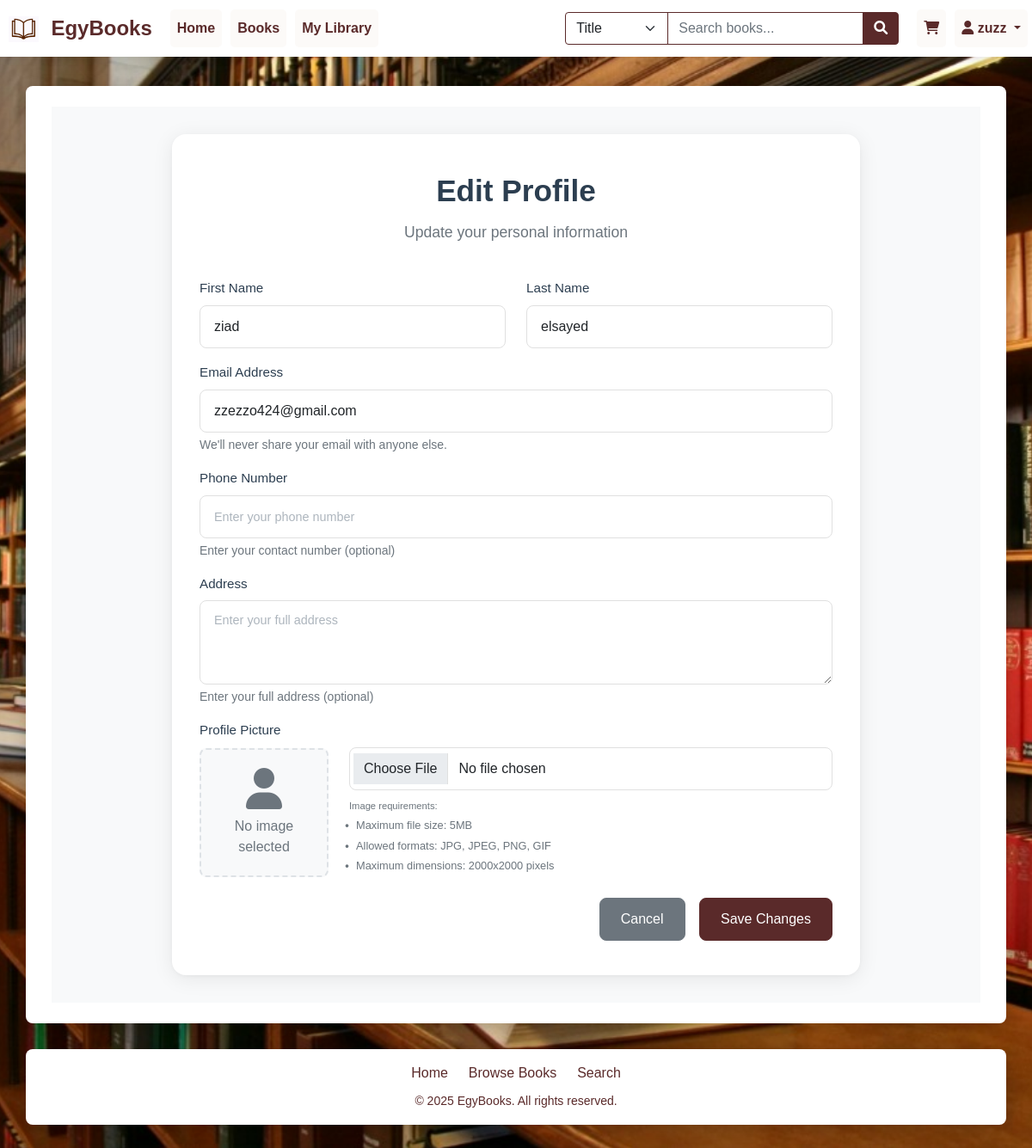
/users/profile/edit/ (signed in), run on the app's committed database.
### users/models.py (models this page shows, shortened)
class User(AbstractUser):
    email = models.EmailField(_('email address'), unique=True)
    bio = models.TextField(blank=True)
    date_of_birth = models.DateField(null=True, blank=True)
    created_at = models.DateTimeField(auto_now_add=True)
    updated_at = models.DateTimeField(auto_now=True)
    USERNAME_FIELD = 'email'
    REQUIRED_FIELDS = ['username']
    class Meta:
        verbose_name = _('user')
        verbose_name_plural = _('users')

class UserProfile(models.Model):
    user = models.OneToOneField(
        User,
        on_delete=models.CASCADE,
        related_name='profile',
        unique=True  # Explicitly enforce uniqueness
    )
    phone_number = models.CharField(max_length=15, blank=True)
    address = models.TextField(blank=True)
    profile_picture = models.ImageField(upload_to='profile_pictures/', blank=True, null=True)
    created_at = models.DateTimeField(auto_now_add=True)
    updated_at = models.DateTimeField(auto_now=True)
    class Meta:
        verbose_name = _('user profile')
        verbose_name_plural = _('user profiles')

### users/views.py (the view, shortened to what this page needs)
# urls.py: path('profile/edit/', views.EditProfileView.as_view(), name='profile_edit'),
class EditProfileView(LoginRequiredMixin, TemplateView):
    template_name = 'users/edit_profile.html'
    login_url = 'users:login'
    def get(self, request, *args, **kwargs):
        form = UserAndProfileForm(instance=request.user.profile, user=request.user)
        return render(request, self.template_name, {'form': form})

### users/templates/users/edit_profile.html (shortened to what this page needs)
{% extends 'base.html' %}
{% load static %}
{% block content %}
<div class="edit-profile-section">
    <div class="edit-profile-card">
        <div class="edit-profile-title">Edit Profile</div>
        <div class="edit-profile-subtitle">Update your personal information</div>
        <form method="post" enctype="multipart/form-data" class="needs-validation" novalidate id="editProfileForm">
            <div class="row">
                <div class="col-md-6 mb-3">
                    <label for="id_first_name" class="form-label">First Name</label>
                    {{ form.first_name }}
                </div>
                <div class="col-md-6 mb-3">
                    <label for="id_last_name" class="form-label">Last Name</label>
                    {{ form.last_name }}
                </div>
            </div>
            <div class="mb-3">
                <label for="id_email" class="form-label">Email Address</label>
                <input type="email" name="email" id="id_email" value="{{ form.email.value|default:'' }}" class="form-control{% if form.email.errors %} is-invalid{% endif %}" required>
                <div class="form-text">We'll never share your email with anyone else.</div>
            </div>
            <div class="mb-3">
                <label for="id_phone_number" class="form-label">Phone Number</label>
                {{ form.phone_number }}
                <div class="form-text">Enter your contact number (optional)</div>
            </div>
            <div class="mb-3">
                <label for="id_address" class="form-label">Address</label>
                {{ form.address }}
                <div class="form-text">Enter your full address (optional)</div>
            </div>
            <div class="mb-4">
                <label class="form-label">Profile Picture</label>
                <div class="profile-picture-section">
                    <div class="profile-picture-preview" id="imagePreview">
                        {% if form.instance.profile_picture %}
                            <img src="{{ form.instance.profile_picture.url }}" alt="Current Profile Picture" class="img-fluid" id="previewImage">
                        {% else %}
                            <div class="preview-placeholder">
                                <i class="fas fa-user fa-3x mb-2"></i>
                                <div>No image selected</div>
                            </div>
                        {% endif %}
                    </div>
                    <div class="profile-picture-upload">
                        {{ form.profile_picture }}
                        <div class="upload-requirements">
                            <small>Image requirements:</small>
                            <ul>
                                <li>Maximum file size: 5MB</li>
                                <li>Allowed formats: JPG, JPEG, PNG, GIF</li>
                                <li>Maximum dimensions: 2000x2000 pixels</li>
                            </ul>
                        </div>
                    </div>
                </div>
            </div>
            <div class="text-end mt-4">
                <a href="{% url 'users:profile' %}" class="btn btn-secondary">Cancel</a>
                <button type="submit" class="btn btn-primary" id="submitButton">Save Changes</button>
            </div>
        </form>
    </div>
</div>
{% endblock %}

### books/templates/base.html (shortened to what this page needs)
{% load static %}
<!DOCTYPE html>
<html lang="en">
<head>
    <link href="https://cdn.jsdelivr.net/npm/bootstrap@5.1.3/dist/css/bootstrap.min.css" rel="stylesheet">
    <link href="https://cdnjs.cloudflare.com/ajax/libs/font-awesome/6.0.0/css/all.min.css" rel="stylesheet">
    <link href="{% static 'css/style.css' %}" rel="stylesheet">
</head>
<body data-is-admin="{% if user.is_staff %}true{% else %}false{% endif %}" class="{% if user.is_authenticated %}authenticated{% endif %}">
    <div class="container-fluid px-0">
        <nav class="navbar navbar-expand-lg navbar-dark">
            <div class="container-fluid px-0">
                <a class="navbar-brand" href="{% url 'books:home' %}">
                    <img src="{% static 'images/logo.png' %}" alt="EgyBooks Logo" height="30" class="d-inline-block align-text-top me-2">
                    EgyBooks
                </a>
                <div class="collapse navbar-collapse" id="navbarNav">
                <ul class="navbar-nav me-auto">
                    <li class="nav-item">
                        <a class="nav-link" href="{% url 'books:home' %}">Home</a>
                    </li>
                    <li class="nav-item">
                        <a class="nav-link" href="{% url 'books:book_list' %}">Books</a>
                    </li>
                    {% if user.is_authenticated %}
                    <li class="nav-item">
                        <a class="nav-link" href="{% url 'library:my_books' %}">My Library</a>
                    </li>
                    {% endif %}
                </ul>
                <form class="d-flex me-3" action="{% url 'books:search' %}" method="get">
                    <div class="input-group">
                        <select class="form-select" name="search_type" style="max-width: 120px;">
                            <option value="title" selected>Title</option>
                        </select>
                        <input class="form-control" type="search" name="q" placeholder="Search books..." required>
                        <button class="btn btn-search" type="submit" style="background-color: #5A2A2A; color: white;">
                            <i class="fas fa-search"></i>
                        </button>
                    </div>
                </form>
                <ul class="navbar-nav">
                    {% if user.is_authenticated %}
                        <li class="nav-item">
                            <a class="nav-link" href="{% url 'cart:cart' %}">
                                <i class="fas fa-shopping-cart"></i>
                            </a>
                        </li>
                        <li class="nav-item dropdown">
                            <a class="nav-link dropdown-toggle" href="#" id="userDropdown" role="button" data-bs-toggle="dropdown">
                                <i class="fas fa-user"></i> {{ user.username }}
                            </a>
                        </li>
                    {% endif %}
                </ul>
            </div>
        </div>
    </nav>
    </div>
    <main class="py-4">
        {% block content %}{% endblock %}
    </main>
<footer class="footer mt-auto py-3 bg-white">
    <div class="container-fluid">
        <div class="row">
            <div class="col-12 text-center">
                <div class="d-flex gap-4 mb-2 justify-content-center">
                    <a href="{% url 'books:home' %}" class="text-decoration-none">Home</a>
                    <a href="{% url 'books:book_list' %}" class="text-decoration-none">Browse Books</a>
                    <a href="{% url 'books:search' %}" class="text-decoration-none">Search</a>
                </div>
                <div class="text-center">
                    <p class="mb-0"><small>&copy; {% now "Y" %} EgyBooks. All rights reserved.</small></p>
                </div>
            </div>
        </div>
    </div>
</footer>
</body>
</html>

### static/css/style.css (style rules this page uses)
body { min-height: 100vh; display: flex; flex-direction: column; }
main { flex: 1; }
.navbar-brand { font-weight: bold; font-size: 1.5rem; }
.footer { margin-top: auto; }
.btn-primary { background-color: #2c3e50; border-color: #2c3e50; }

### users/templates/users/edit_profile.html (style rules this page uses)
.edit-profile-section { min-height: 80vh; display: flex; align-items: center; justify-content: center; background: #f8f9fa; padding: 2rem 1rem; }
.edit-profile-card { border-radius: 16px; box-shadow: 0 4px 24px rgba(0,0,0,0.08), 0 1.5px 4px rgba(0,0,0,0.03); padding: 2.5rem 2rem; background: #fff; max-width: 800px; width: 100%; }
.edit-profile-title { font-size: 2.2rem; font-weight: 700; text-align: center; margin-bottom: 0.5rem; color: #2c3e50; }
.edit-profile-subtitle { text-align: center; color: #6c757d; margin-bottom: 2.5rem; font-size: 1.1rem; }
.edit-profile-card .form-label { font-weight: 500; color: #2c3e50; margin-bottom: 0.5rem; font-size: 0.95rem; }
.edit-profile-card .form-control { border-radius: 8px; box-shadow: none; border: 1px solid #e0e0e0; padding: 0.75rem 1rem; font-size: 1rem; transition: border-color 0.15s ease-in-out, box-shadow 0.15s ease-in-out; }
.edit-profile-card .form-control::placeholder { color: #adb5bd; font-size: 0.9rem; }
.edit-profile-card .btn { padding: 0.75rem 1.5rem; border-radius: 8px; font-weight: 500; font-size: 1rem; transition: all 0.2s ease-in-out; }
.edit-profile-card .btn-primary { background-color: #007bff; border-color: #007bff; }
.edit-profile-card .btn-secondary { background-color: #6c757d; border-color: #6c757d; margin-right: 0.75rem; }
.edit-profile-card .form-text { font-size: 0.875rem; color: #6c757d; margin-top: 0.25rem; }
.edit-profile-card .profile-picture-section { display: flex; align-items: center; gap: 1.5rem; margin-bottom: 1rem; }
.edit-profile-card .profile-picture-preview { position: relative; width: 150px; height: 150px; border-radius: 8px; overflow: hidden; background-color: #f8f9fa; border: 2px dashed #dee2e6; display: flex; align-items: center; justify-content: center; }
.edit-profile-card .profile-picture-preview .preview-placeholder { color: #6c757d; text-align: center; padding: 1rem; }
.edit-profile-card .profile-picture-upload { flex: 1; }
.edit-profile-card .upload-requirements { font-size: 0.8rem; color: #6c757d; margin-top: 0.5rem; }
.edit-profile-card .upload-requirements ul { list-style-type: none; padding-left: 0.5rem; margin-top: 0.25rem; margin-bottom: 0; }
.edit-profile-card .upload-requirements li { margin-bottom: 0.25rem; }
.edit-profile-card .upload-requirements li:before { content: "•"; color: #6c757d; font-weight: bold; display: inline-block; width: 1em; margin-left: -1em; }

### data on the page
User: username "zuzz", first_name "ziad", last_name "elsayed", email "zzezzo424@gmail.com"
